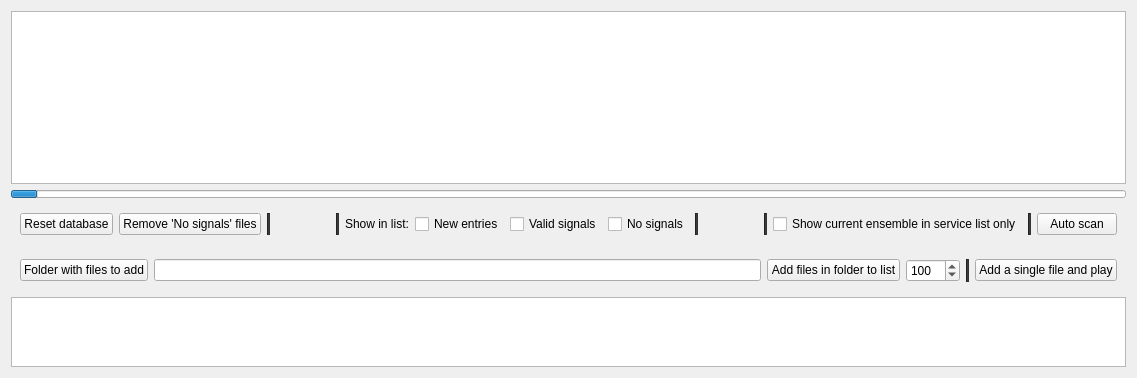
<?xml version="1.0" encoding="UTF-8"?>
<ui version="4.0">
 <class>ensembleList</class>
 <widget class="QWidget" name="ensembleList">
  <property name="geometry">
   <rect>
    <x>0</x>
    <y>0</y>
    <width>1137</width>
    <height>378</height>
   </rect>
  </property>
  <property name="windowTitle">
   <string>Ensemble List</string>
  </property>
  <layout class="QVBoxLayout" name="verticalLayout_3" stretch="3,0,0,0,1">
   <item>
    <widget class="QTableView" name="tblEnsembleList"/>
   </item>
   <item>
    <widget class="QProgressBar" name="progressBar">
     <property name="maximumSize">
      <size>
       <width>16777215</width>
       <height>8</height>
      </size>
     </property>
     <property name="toolTip">
      <string>&lt;html&gt;&lt;head/&gt;&lt;body&gt;&lt;p&gt;&lt;span style=&quot; font-weight:700;&quot;&gt;Progress bar while scanning&lt;/span&gt;&lt;/p&gt;&lt;/body&gt;&lt;/html&gt;</string>
     </property>
     <property name="maximum">
      <number>1000</number>
     </property>
     <property name="value">
      <number>24</number>
     </property>
     <property name="textVisible">
      <bool>false</bool>
     </property>
     <property name="format">
      <string notr="true"/>
     </property>
    </widget>
   </item>
   <item>
    <widget class="QWidget" name="ContainerFilter" native="true">
     <layout class="QHBoxLayout" name="horizontalLayout_4">
      <item>
       <widget class="QPushButton" name="btnResetDataBase">
        <property name="toolTip">
         <string>&lt;html&gt;&lt;head/&gt;&lt;body&gt;&lt;p&gt;&lt;span style=&quot; font-weight:700;&quot;&gt;Clear the current database&lt;/span&gt;&lt;/p&gt;&lt;p&gt;The channel list and the file list databases are stored separately.&lt;/p&gt;&lt;p&gt;Use this if you experience inconsistencies in the data (which should not normally occur).&lt;/p&gt;&lt;p&gt;Note: a large file list may take a long time to rescan afterwards.&lt;/p&gt;&lt;/body&gt;&lt;/html&gt;</string>
        </property>
        <property name="text">
         <string>Reset database</string>
        </property>
       </widget>
      </item>
      <item>
       <widget class="QPushButton" name="btnRemoveFilesWithoutSignal">
        <property name="toolTip">
         <string>&lt;html&gt;&lt;head/&gt;&lt;body&gt;&lt;p&gt;&lt;span style=&quot; font-weight:700;&quot;&gt;Remove entries detected as 'No signal' during scanning&lt;/span&gt;&lt;/p&gt;&lt;p&gt;Removes file list entries that contain no valid sample data.&lt;/p&gt;&lt;p&gt;Activate the &amp;quot;No signal&amp;quot; filter to enable this button. Only the highlighted (reddish) rows will be removed.&lt;/p&gt;&lt;/body&gt;&lt;/html&gt;</string>
        </property>
        <property name="text">
         <string>Remove 'No signals' files</string>
        </property>
       </widget>
      </item>
      <item>
       <widget class="Line" name="line_2">
        <property name="styleSheet">
         <string notr="true">background-color: #333333;</string>
        </property>
        <property name="orientation">
         <enum>Qt::Orientation::Vertical</enum>
        </property>
       </widget>
      </item>
      <item>
       <spacer name="horizontalSpacer_2">
        <property name="orientation">
         <enum>Qt::Orientation::Horizontal</enum>
        </property>
        <property name="sizeHint" stdset="0">
         <size>
          <width>40</width>
          <height>20</height>
         </size>
        </property>
       </spacer>
      </item>
      <item>
       <widget class="Line" name="line_5">
        <property name="styleSheet">
         <string notr="true">background-color: #333333;</string>
        </property>
        <property name="orientation">
         <enum>Qt::Orientation::Vertical</enum>
        </property>
       </widget>
      </item>
      <item>
       <widget class="QLabel" name="lblShowInList">
        <property name="toolTip">
         <string>&lt;html&gt;&lt;head/&gt;&lt;body&gt;&lt;p&gt;&lt;span style=&quot; font-weight:700;&quot;&gt;Choose one or more filters on the right to filter the list&lt;/span&gt;&lt;/p&gt;&lt;p&gt;The filter state may change automatically in certain situations.&lt;/p&gt;&lt;/body&gt;&lt;/html&gt;</string>
        </property>
        <property name="text">
         <string>Show in list:</string>
        </property>
       </widget>
      </item>
      <item>
       <widget class="QCheckBox" name="cbShowELNewEntries">
        <property name="toolTip">
         <string>&lt;html&gt;&lt;head/&gt;&lt;body&gt;&lt;p&gt;&lt;span style=&quot; font-weight:700;&quot;&gt;Show new entries (not yet scanned)&lt;/span&gt;&lt;/p&gt;&lt;p&gt;Entries are shown with a greenish background.&lt;/p&gt;&lt;p&gt;No metadata has been collected for these entries yet. Clicking an entry (or using &amp;quot;Auto scan&amp;quot;) will attempt to scan it. If scanning fails, the entry becomes &amp;quot;No signals&amp;quot;; otherwise it becomes &amp;quot;Valid signals&amp;quot;.&lt;/p&gt;&lt;/body&gt;&lt;/html&gt;</string>
        </property>
        <property name="text">
         <string>New entries</string>
        </property>
       </widget>
      </item>
      <item>
       <widget class="QCheckBox" name="cbShowELValidSignals">
        <property name="toolTip">
         <string>&lt;html&gt;&lt;head/&gt;&lt;body&gt;&lt;p&gt;&lt;span style=&quot; font-weight:700;&quot;&gt;Show valid scanned entries&lt;/span&gt;&lt;/p&gt;&lt;p&gt;The entries are shown with a grayish background. &lt;/p&gt;&lt;p&gt;These are the main entries to use. Clicking an entry activates the file or channel, resuming the last played service (or the first in the service list).&lt;/p&gt;&lt;p&gt;If an entry can no longer be received, it moves to the &amp;quot;No signal&amp;quot; state.&lt;/p&gt;&lt;/body&gt;&lt;/html&gt;</string>
        </property>
        <property name="text">
         <string>Valid signals</string>
        </property>
       </widget>
      </item>
      <item>
       <widget class="QCheckBox" name="cbShowELNoSignals">
        <property name="toolTip">
         <string>&lt;html&gt;&lt;head/&gt;&lt;body&gt;&lt;p&gt;&lt;span style=&quot; font-weight:700;&quot;&gt;Show invalid scanned entries where no valid signal could be detected&lt;/span&gt;&lt;/p&gt;&lt;p&gt;The entries are shown with a reddish background. &lt;/p&gt;&lt;p&gt;These entries had no valid signal detected. Clicking an entry will attempt to rescan it.&lt;/p&gt;&lt;p&gt;For files, you can remove all reddish entries using &amp;quot;Remove 'No signal' files&amp;quot;. This is not available for channel lists.&lt;/p&gt;&lt;/body&gt;&lt;/html&gt;</string>
        </property>
        <property name="text">
         <string>No signals</string>
        </property>
       </widget>
      </item>
      <item>
       <widget class="Line" name="line_4">
        <property name="styleSheet">
         <string notr="true">background-color: #333333;</string>
        </property>
        <property name="orientation">
         <enum>Qt::Orientation::Vertical</enum>
        </property>
       </widget>
      </item>
      <item>
       <spacer name="horizontalSpacer_3">
        <property name="orientation">
         <enum>Qt::Orientation::Horizontal</enum>
        </property>
        <property name="sizeHint" stdset="0">
         <size>
          <width>40</width>
          <height>20</height>
         </size>
        </property>
       </spacer>
      </item>
      <item>
       <widget class="Line" name="line_6">
        <property name="styleSheet">
         <string notr="true">background-color: #333333;</string>
        </property>
        <property name="orientation">
         <enum>Qt::Orientation::Vertical</enum>
        </property>
       </widget>
      </item>
      <item>
       <widget class="QCheckBox" name="cbShowSLCurChOnly">
        <property name="toolTip">
         <string>&lt;html&gt;&lt;head/&gt;&lt;body&gt;&lt;p&gt;&lt;span style=&quot; font-weight:700;&quot;&gt;Filter the service list (main window) to show only the current ensemble&lt;/span&gt;&lt;/p&gt;&lt;p&gt;A convenience filter for a quicker overview of the available services.&lt;/p&gt;&lt;p&gt;This is activated automatically after &amp;quot;Add a single file to play&amp;quot;.&lt;/p&gt;&lt;p&gt;This setting is stored separately for channel and file playback.&lt;/p&gt;&lt;/body&gt;&lt;/html&gt;</string>
        </property>
        <property name="text">
         <string>Show current ensemble in service list only</string>
        </property>
       </widget>
      </item>
      <item>
       <widget class="Line" name="line_10">
        <property name="styleSheet">
         <string notr="true">background-color: #333333;</string>
        </property>
        <property name="orientation">
         <enum>Qt::Orientation::Vertical</enum>
        </property>
       </widget>
      </item>
      <item>
       <widget class="QPushButton" name="btnScanStart">
        <property name="toolTip">
         <string>&lt;html&gt;&lt;head/&gt;&lt;body&gt;&lt;p&gt;&lt;span style=&quot; font-weight:700;&quot;&gt;Automatically scan all entries in the current list&lt;/span&gt;&lt;/p&gt;&lt;p&gt;Only the currently visible (filtered) list is scanned. Use the filter controls to select what to scan.&lt;/p&gt;&lt;p&gt;This is equivalent to clicking each row individually, except that no service is played during the scan.&lt;/p&gt;&lt;/body&gt;&lt;/html&gt;</string>
        </property>
        <property name="text">
         <string>Auto scan</string>
        </property>
       </widget>
      </item>
     </layout>
    </widget>
   </item>
   <item>
    <widget class="QWidget" name="containerFilePath" native="true">
     <layout class="QHBoxLayout" name="horLayoutFilePath">
      <item>
       <widget class="QPushButton" name="btnPathToScan">
        <property name="toolTip">
         <string>&lt;html&gt;&lt;head/&gt;&lt;body&gt;&lt;p&gt;&lt;span style=&quot; font-weight:700;&quot;&gt;Select the base folder for sample files&lt;/span&gt;&lt;/p&gt;&lt;p&gt;Select the base folder containing one or more sample data files. The chosen path is shown to the right.&lt;/p&gt;&lt;p&gt;Use &amp;quot;Add files in folder to list&amp;quot; to add all files in the selected folder (and subfolders) to the ensemble list as &amp;quot;Not scanned&amp;quot; entries (greenish).&lt;/p&gt;&lt;p&gt;You can repeat this with a different base folder to add more files.&lt;/p&gt;&lt;p&gt;Invalid sample files are permitted; they will eventually be marked as &amp;quot;No signal&amp;quot;. File types are detected automatically.&lt;/p&gt;&lt;/body&gt;&lt;/html&gt;</string>
        </property>
        <property name="text">
         <string>Folder with files to add</string>
        </property>
       </widget>
      </item>
      <item>
       <widget class="QLineEdit" name="ledPathToScan">
        <property name="toolTip">
         <string>&lt;html&gt;&lt;head/&gt;&lt;body&gt;&lt;p&gt;&lt;span style=&quot; font-weight:700;&quot;&gt;The base folder for the files to add&lt;/span&gt;&lt;/p&gt;&lt;p&gt;Use the &amp;quot;Folder with files to add&amp;quot; button to choose the folder, or type the path directly.&lt;/p&gt;&lt;/body&gt;&lt;/html&gt;</string>
        </property>
       </widget>
      </item>
      <item>
       <widget class="QPushButton" name="btnAddFilesInPath">
        <property name="toolTip">
         <string>&lt;html&gt;&lt;head/&gt;&lt;body&gt;&lt;p&gt;&lt;span style=&quot; font-weight:700;&quot;&gt;Add the files from the given base folder (left) to the ensemble list&lt;/span&gt;&lt;/p&gt;&lt;p&gt;Add all files from the selected base folder to the ensemble list.&lt;/p&gt;&lt;p&gt;Only files of at least 4 MB are accepted. Use the spin box on the right to set a higher minimum file size to exclude files that are too short to be useful.&lt;/p&gt;&lt;p&gt;Files are added with the state &amp;quot;Not scanned&amp;quot; (greenish entries). You can repeat this with a different folder to add more files.&lt;/p&gt;&lt;p&gt;Invalid sample files are permitted; they will eventually be marked as &amp;quot;No signal&amp;quot;. File types are detected automatically.&lt;/p&gt;&lt;/body&gt;&lt;/html&gt;</string>
        </property>
        <property name="text">
         <string>Add files in folder to list</string>
        </property>
       </widget>
      </item>
      <item>
       <widget class="QSpinBox" name="spMinFileSizeMB">
        <property name="toolTip">
         <string>&lt;html&gt;&lt;head/&gt;&lt;body&gt;&lt;p&gt;&lt;span style=&quot; font-weight:700;&quot;&gt;Minimum file size in MB&lt;/span&gt;&lt;/p&gt;&lt;p&gt;Files smaller than 4 MB are always ignored.&lt;/p&gt;&lt;p&gt;Increase this value to exclude files with too short a playback duration.&lt;/p&gt;&lt;/body&gt;&lt;/html&gt;</string>
        </property>
        <property name="minimum">
         <number>4</number>
        </property>
        <property name="maximum">
         <number>9999</number>
        </property>
        <property name="stepType">
         <enum>QAbstractSpinBox::StepType::AdaptiveDecimalStepType</enum>
        </property>
        <property name="value">
         <number>100</number>
        </property>
       </widget>
      </item>
      <item>
       <widget class="Line" name="line">
        <property name="styleSheet">
         <string notr="true">background-color: #333333;</string>
        </property>
        <property name="orientation">
         <enum>Qt::Orientation::Vertical</enum>
        </property>
       </widget>
      </item>
      <item>
       <widget class="QPushButton" name="btnAddSingleFile">
        <property name="toolTip">
         <string>&lt;html&gt;&lt;head/&gt;&lt;body&gt;&lt;p&gt;&lt;span style=&quot; font-weight:700;&quot;&gt;Add a single file to the ensemble list and start it immediately&lt;/span&gt;&lt;/p&gt;&lt;p&gt;This replaces the former &amp;quot;Eject&amp;quot; button on the main window.&lt;/p&gt;&lt;p&gt;The chosen file is added to the ensemble list if not already present. If it already exists, it is selected and played immediately.&lt;/p&gt;&lt;p&gt;The minimum file size setting is ignored (only the absolute 4 MB minimum applies).&lt;/p&gt;&lt;/body&gt;&lt;/html&gt;</string>
        </property>
        <property name="text">
         <string>Add a single file and play</string>
        </property>
       </widget>
      </item>
     </layout>
    </widget>
   </item>
   <item>
    <widget class="QTextEdit" name="teScanResult">
     <property name="toolTip">
      <string>&lt;html&gt;&lt;head/&gt;&lt;body&gt;&lt;p&gt;&lt;span style=&quot; font-weight:700;&quot;&gt;Status output&lt;/span&gt;&lt;/p&gt;&lt;p&gt;Status output, including warnings and errors.&lt;/p&gt;&lt;/body&gt;&lt;/html&gt;</string>
     </property>
     <property name="readOnly">
      <bool>true</bool>
     </property>
    </widget>
   </item>
  </layout>
 </widget>
 <resources/>
 <connections/>
</ui>
